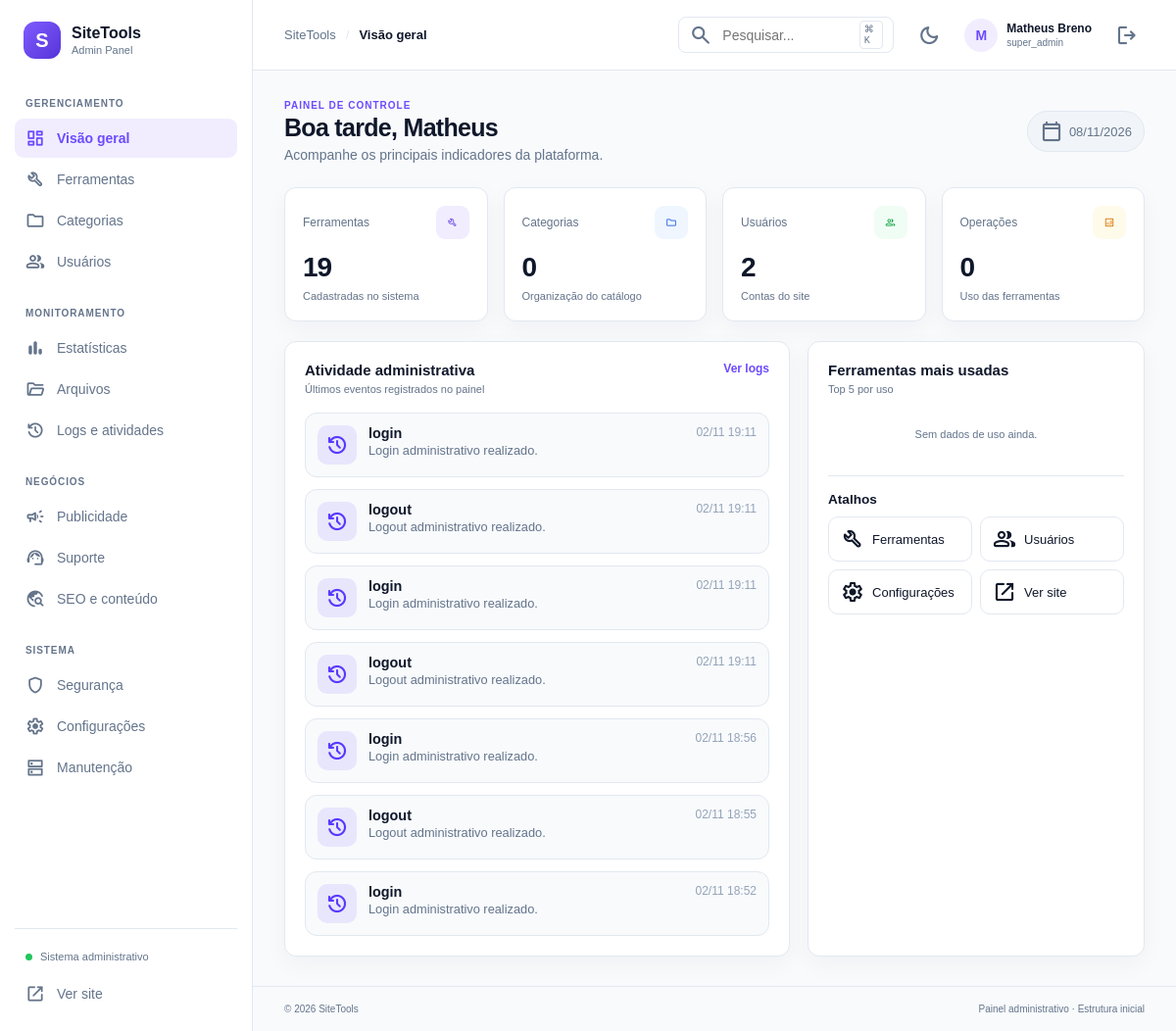
The app's page /admin/index.php (signed in), older data.
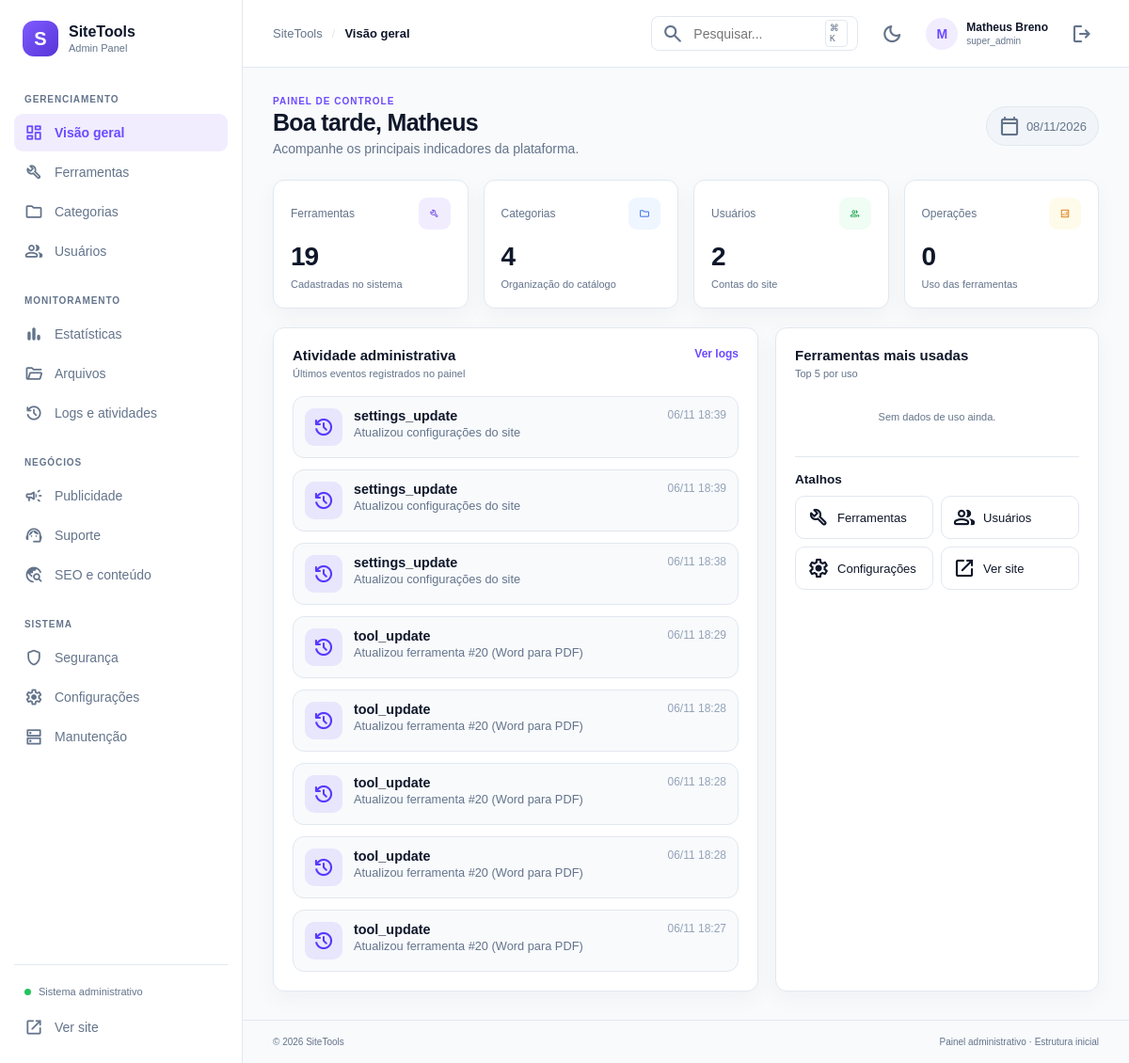
The same page, newer data.
### tables this page shows
CREATE TABLE IF NOT EXISTS `admin_activity_logs` (
  `id` bigint UNSIGNED NOT NULL AUTO_INCREMENT,
  `admin_user_id` bigint UNSIGNED DEFAULT NULL,
  `action` varchar(100) NOT NULL,
  `description` varchar(500) DEFAULT NULL,
  `ip_address` varchar(45) DEFAULT NULL,
  `created_at` datetime NOT NULL DEFAULT CURRENT_TIMESTAMP,
  PRIMARY KEY (`id`),
  KEY `idx_admin_activity_created` (`created_at`),
  KEY `idx_admin_activity_user` (`admin_user_id`)
);

### admin/includes/helpers.php (called while the page is built, shortened)
<?php
function e(?string $value): string
{
    return htmlspecialchars($value ?? '', ENT_QUOTES | ENT_SUBSTITUTE, 'UTF-8');
}
function admin_url(string $path = ''): string
{
    return rtrim(BASE_URL, '/') . '/admin/' . ltrim($path, '/');
}

### admin/includes/auth.php (called while the page is built, shortened)
<?php
function current_admin(): array
{
    return $_SESSION['admin'] ?? [];
}

### admin/pages/dashboard.php (the view, shortened to what the changed rows need)
<?php
$stats = [
    'tools' => 0,
    'categories' => 0,
    'admins' => 0,
    'operations' => 0,
    'users' => 0,
];
$recent = [];
try {
    $pdo = db();
    $stats['tools'] = (int) $pdo->query('SELECT COUNT(*) FROM tools')->fetchColumn();
    try {
        $stats['categories'] = (int) $pdo->query('SELECT COUNT(*) FROM categories')->fetchColumn();
    } catch (Throwable) {
        $stats['categories'] = 0;
    }
    $stats['admins'] = (int) $pdo->query('SELECT COUNT(*) FROM admin_users')->fetchColumn();
    try {
        $stats['operations'] = (int) $pdo->query('SELECT COUNT(*) FROM tool_usage')->fetchColumn();
    } catch (Throwable) {
        $stats['operations'] = 0;
    }
    try {
        $stats['users'] = (int) $pdo->query('SELECT COUNT(*) FROM users')->fetchColumn();
    } catch (Throwable) {
        $stats['users'] = 0;
    }
    try {
        $recent = $pdo->query(
            'SELECT action, description, created_at FROM admin_activity_logs ORDER BY id DESC LIMIT 8'
        )->fetchAll();
    } catch (Throwable) {
        $recent = [];
    }
} catch (Throwable $exception) {
    $dbError = true;
    error_log('[SiteTools dashboard] ' . $exception->getMessage());
}
$admin = current_admin();
$hour = (int) date('G');
$greeting = $hour < 12 ? 'Bom dia' : ($hour < 18 ? 'Boa tarde' : 'Boa noite');
?>
<div class="page-heading">
    <div>
        <h1><?= e($greeting) ?>, <?= e(explode(' ', $admin['name'] ?? 'Admin')[0]) ?></h1>
    </div>
</div>
<section class="stats-grid">
    <article class="stat-card">
        <div class="stat-top">
            <span>Categorias</span>
            <span class="stat-icon blue">folder</span>
        </div>
        <strong><?= number_format($stats['categories'], 0, ',', '.') ?></strong>
        <small>Organização do catálogo</small>
    </article>
</section>
<section class="dashboard-grid">
    <article class="panel panel-large">
        <div class="panel-heading">
            <div>
                <h2>Atividade administrativa</h2>
            </div>
        </div>
        <?php if (!$recent): ?>
            <div class="empty-state">
                <span class="material-symbols-rounded">inbox</span>
                <p>Nenhuma atividade registrada ainda.</p>
            </div>
        <?php else: ?>
            <ul class="activity-list">
                <?php foreach ($recent as $row): ?>
                    <li>
                        <div class="activity-icon">
                            <span class="material-symbols-rounded">history</span>
                        </div>
                        <div class="activity-body">
                            <strong><?= e((string) ($row['action'] ?? '')) ?></strong>
                            <p><?= e((string) ($row['description'] ?? '')) ?></p>
                        </div>
                        <time datetime="<?= e((string) ($row['created_at'] ?? '')) ?>">
                            <?= e(isset($row['created_at']) ? date('d/m H:i', strtotime((string) $row['created_at'])) : '') ?>
                        </time>
                    </li>
                <?php endforeach; ?>
            </ul>
        <?php endif; ?>
    </article>
    <article class="panel">
        <div class="panel-heading">
            <div>
                <h2>Ferramentas mais usadas</h2>
            </div>
        </div>
    </article>
</section>

### admin/includes/sidebar.php (shortened to what the changed rows need)
<?php
$currentPage = $_GET['page'] ?? 'dashboard';
$groups = [
    'GERENCIAMENTO' => [
        ['dashboard', 'Visão geral', 'dashboard'],
        ['tools', 'Ferramentas', 'build'],
        ['categories', 'Categorias', 'folder'],
        ['users', 'Usuários', 'group'],
    ],
    'MONITORAMENTO' => [
        ['analytics', 'Estatísticas', 'bar_chart'],
        ['files', 'Arquivos', 'folder_open'],
        ['logs', 'Logs e atividades', 'history'],
    ],
    'NEGÓCIOS' => [
        ['advertisements', 'Publicidade', 'campaign'],
        ['support', 'Suporte', 'support_agent'],
        ['seo', 'SEO e conteúdo', 'travel_explore'],
    ],
    'SISTEMA' => [
        ['security', 'Segurança', 'shield'],
        ['settings', 'Configurações', 'settings'],
        ['maintenance', 'Manutenção', 'dns'],
    ],
];
?>
<aside class="sidebar" id="sidebar">
    <nav class="side-nav" aria-label="Navegação administrativa">
        <?php foreach ($groups as $groupName => $items): ?>
            <div class="nav-group">
                <div class="nav-label"><?= e($groupName) ?></div>
                <?php foreach ($items as [$slug, $label, $icon]): ?>
                    <a class="nav-link <?= $currentPage === $slug ? 'active' : '' ?>"
                       href="<?= e(admin_url('index.php?page=' . $slug)) ?>">
                        <span class="material-symbols-rounded" aria-hidden="true"><?= e($icon) ?></span>
                        <span><?= e($label) ?></span>
                    </a>
                <?php endforeach; ?>
            </div>
        <?php endforeach; ?>
    </nav>
</aside>

Row changes from the older to the newer data that the page shows:
no longer on this page (row unchanged): admin_activity_logs: action "login", description "Login administrativo realizado.", created_at "02/11 19:11"
no longer on this page (row unchanged): admin_activity_logs: action "logout", description "Logout administrativo realizado.", created_at "02/11 19:11"
no longer on this page (row unchanged): admin_activity_logs: action "login", description "Login administrativo realizado.", created_at "02/11 19:11"
no longer on this page (row unchanged): admin_activity_logs: action "logout", description "Logout administrativo realizado.", created_at "02/11 19:11"
no longer on this page (row unchanged): admin_activity_logs: action "login", description "Login administrativo realizado.", created_at "02/11 18:56"
no longer on this page (row unchanged): admin_activity_logs: action "logout", description "Logout administrativo realizado.", created_at "02/11 18:55"
no longer on this page (row unchanged): admin_activity_logs: action "login", description "Login administrativo realizado.", created_at "02/11 18:52"
added admin_activity_logs: action "settings_update", description "Atualizou configurações do site", created_at "06/11 18:39"
added admin_activity_logs: action "settings_update", description "Atualizou configurações do site", created_at "06/11 18:39"
added admin_activity_logs: action "settings_update", description "Atualizou configurações do site", created_at "06/11 18:38"
added admin_activity_logs: action "tool_update", description "Atualizou ferramenta #20 (Word para PDF)", created_at "06/11 18:29"
added admin_activity_logs: action "tool_update", description "Atualizou ferramenta #20 (Word para PDF)", created_at "06/11 18:28"
added admin_activity_logs: action "tool_update", description "Atualizou ferramenta #20 (Word para PDF)", created_at "06/11 18:28"
added admin_activity_logs: action "tool_update", description "Atualizou ferramenta #20 (Word para PDF)", created_at "06/11 18:28"
added admin_activity_logs: action "tool_update", description "Atualizou ferramenta #20 (Word para PDF)", created_at "06/11 18:27"
Text that changed along with them:
$stats['categories']: "0" → "4"
